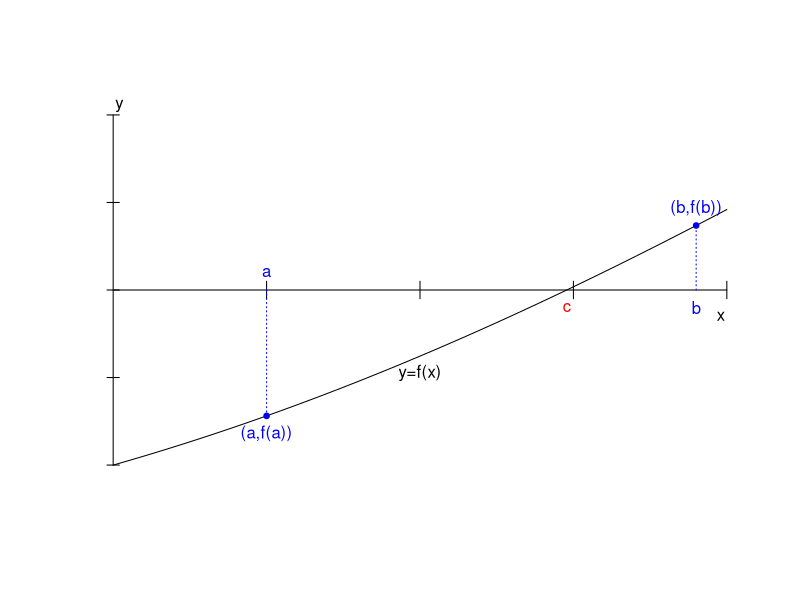
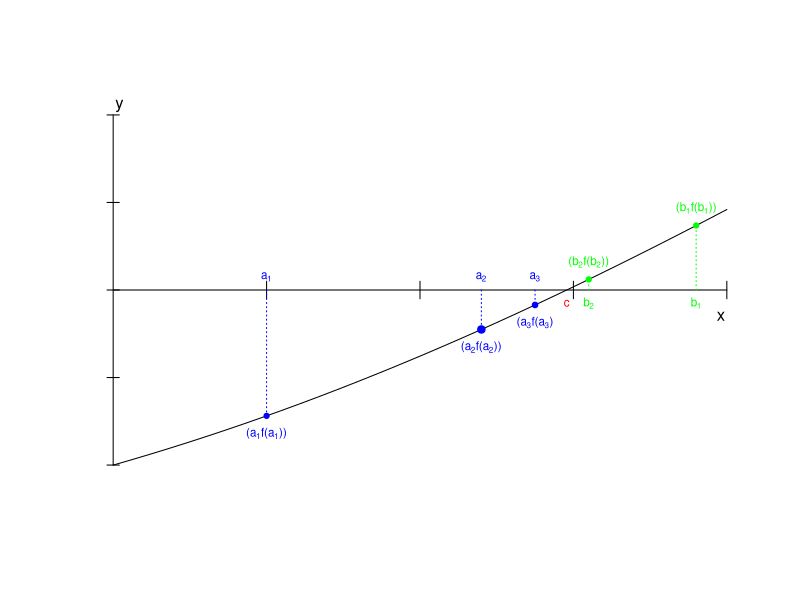

These figures' R source, in order:
## ---- chunk 1
xmin=0
xmax=1
ymin=-1
ymax=1
tolx=0.01*(xmax-xmin)
toly=0.05*(ymax-ymin)
quantsx=4
quantsy=4
f = function(x){x-cos(x)}
plot(c(xmin-tolx,xmax+tolx,xmin-tolx,xmax+tolx),c(ymin-toly,ymin-toly,ymax+toly,ymax+toly),type="n",xlab="",ylab="",xaxt="n",yaxt="n",axes=FALSE)
x=seq(from=xmin,to=xmax,by=0.01)
#points(x,f(x),type="l")
lines(c(0,0),c(ymin,ymax))
lines(c(xmin,xmax),c(0,0))
text(xmax-tolx,-15*tolx,"x")
text(toly/10,ymax+toly/2,"y")
for (i in 0:(quantsx)){
  if(xmin+((xmax-xmin)/quantsx)*i != 0){
    lines(rep(xmin+((xmax-xmin)/quantsx)*i,2),c(-0.5*toly,+0.5*toly))
#    text(xmin+((xmax-xmin)/quantsx)*i,-1*toly,xmin+((xmax-xmin)/quantsx)*i,cex=0.75)
  }
  }

for (i in 0:(quantsy)){
  lines(c(-tolx,tolx),ymin+rep(((ymax-ymin)/quantsy)*i,2))
# text(3.5*tolx,0.1+ymin+((ymax-ymin)/quantsy)*i,ymin+((ymax-ymin)/quantsy)*i,cex=0.75)
}
lines(x,f(x))
text(0.25,f(0.25)-toly,"(a,f(a))",col="blue")
points(0.25,f(0.25),cex=0.75,pch=19,col="blue")
lines(c(0.25,0.25),c(0,f(0.25)),lty=3,col="blue")

text(0.95,f(0.95)+toly,"(b,f(b))",col="blue")
points(0.95,f(0.95),cex=0.75,pch=19,col="blue")
lines(c(0.95,0.95),c(0,f(0.95)),lty=3,col="blue")

text(0.25,toly,"a",col="blue")
text(0.95,-toly,"b",col="blue")

text(0.739085,-toly,"c",col="red")
text(0.5,-0.475,"y=f(x)")
## ---- chunk 2
xmin=0
xmax=1
ymin=-1
ymax=1
tolx=0.01*(xmax-xmin)
toly=0.05*(ymax-ymin)
quantsx=4
quantsy=4
f = function(x){x-cos(x)}
plot(c(xmin-tolx,xmax+tolx,xmin-tolx,xmax+tolx),c(ymin-toly,ymin-toly,ymax+toly,ymax+toly),type="n",xlab="",ylab="",xaxt="n",yaxt="n",axes=FALSE)
x=seq(from=xmin,to=xmax,by=0.01)
#points(x,f(x),type="l")
lines(c(0,0),c(ymin,ymax))
lines(c(xmin,xmax),c(0,0))
text(xmax-tolx,-15*tolx,"x")
text(toly/10,ymax+toly/2,"y")
for (i in 0:(quantsx)){
  if(xmin+((xmax-xmin)/quantsx)*i != 0){
    lines(rep(xmin+((xmax-xmin)/quantsx)*i,2),c(-0.5*toly,+0.5*toly))
#    text(xmin+((xmax-xmin)/quantsx)*i,-1*toly,xmin+((xmax-xmin)/quantsx)*i,cex=0.75)
  }
  }

for (i in 0:(quantsy)){
  lines(c(-tolx,tolx),ymin+rep(((ymax-ymin)/quantsy)*i,2))
# text(3.5*tolx,0.1+ymin+((ymax-ymin)/quantsy)*i,ymin+((ymax-ymin)/quantsy)*i,cex=0.75)
}
lines(x,f(x))
text(0.25,f(0.25)-toly,expression(paste("(",a[1],"f(",a[1],"))")),col="blue",cex=0.7)
points(0.25,f(0.25),cex=0.7,pch=19,col="blue")
lines(c(0.25,0.25),c(0,f(0.25)),lty=3,col="blue")

text(0.95,f(0.95)+toly,expression(paste("(",b[1],"f(",b[1],"))")),col="green",cex=0.7)
points(0.95,f(0.95),cex=0.7,pch=19,col="green")
lines(c(0.95,0.95),c(0,f(0.95)),lty=3,col="green")

text(0.25,toly*0.75,expression(a[1]),col="blue",cex=0.7)
text(0.95,-toly*0.75,expression(b[1]),col="green",cex=0.7)

text(0.739085,-toly*0.75,"c",col="red",cex=0.7)

a1=0.25
b1=0.95
epsilon=0.01
as=c(a1)
bs=c(b1)
c=(a1+b1)/2
while(abs(f(c))>= epsilon){
  if(f(c)<0){a1=c;as=c(as,c)}
  else
  {b1=c;bs=c(bs,c)}
c=(a1+b1)/2
}
text(as[2],f(as[2])-toly,expression(paste("(",a[2],"f(",a[2],"))")),col="blue",cex=0.7)
points(as[2],f(as[2]),pch=19,col="blue")
lines(c(as[2],as[2]),c(0,f(as[2])),lty=3,col="blue")
text(as[2],toly*0.75,expression(a[2]),col="blue",cex=0.7)

text(bs[2],f(bs[2])+toly,expression(paste("(",b[2],"f(",b[2],"))")),col="green",cex=0.7)
points(bs[2],f(bs[2]),cex=0.7,pch=19,col="green")
lines(c(bs[2],bs[2]),c(0,f(bs[2])),lty=3,col="green")
text(bs[2],-toly*0.75,expression(b[2]),col="green",cex=0.7)

text(as[3],f(as[3])-toly,expression(paste("(",a[3],"f(",a[3],")")),col="blue",cex=0.7)
points(as[3],f(as[3]),cex=0.75,pch=19,col="blue")
lines(c(as[3],as[3]),c(0,f(as[3])),lty=3,col="blue")
text(as[3],toly*0.75,expression(a[3]),col="blue",cex=0.7)

## ---- chunk 3
f = function(x){x^3-x-4}
a1=1
b1=2
epsilon=0.001
as=c(a1)
bs=c(b1)
c=(a1+b1)/2
while(abs(f(c))>= epsilon){
  if(f(c)<0){a1=c;as=c(as,c)}
  else
  {b1=c;bs=c(bs,c)}
c=(a1+b1)/2
}
## ---- chunk 4
taula=data.frame(as[1],bs[1])
library(knitr)
knitr::kable(taula,col.names=c("$a_n$","$b_n$"),escape=FALSE)
## ---- chunk 5
taula=data.frame(c(as[1],as[2]),c(bs[1],""))
knitr::kable(taula,col.names=c("$a_n$","$b_n$"),escape=FALSE)
## ---- chunk 6
taula=data.frame(c(as[1],as[2],as[3]),c(bs[1],"",""))
knitr::kable(taula,col.names=c("$a_n$","$b_n$"),escape=FALSE)
## ---- chunk 7
taula=data.frame(c(as[1],as[2],as[3]),c(bs[1],bs[2],""))
knitr::kable(taula,col.names=c("$a_n$","$b_n$"),escape=FALSE)
## ---- chunk 8
taula=data.frame(c(as[1],as[2],as[3]),c(bs[1],bs[2],bs[3]))
knitr::kable(taula,col.names=c("$a_n$","$b_n$"),escape=FALSE)
## ---- chunk 9
taula=data.frame(c(as[1],as[2],as[3],as[4]),c(bs[1],bs[2],bs[3],""))
knitr::kable(taula,col.names=c("$a_n$","$b_n$"),escape=FALSE)
## ---- chunk 10
taula=data.frame(as,c(bs,"","","",""))
knitr::kable(taula,col.names=c("$a_n$","$b_n$"),escape=FALSE)
